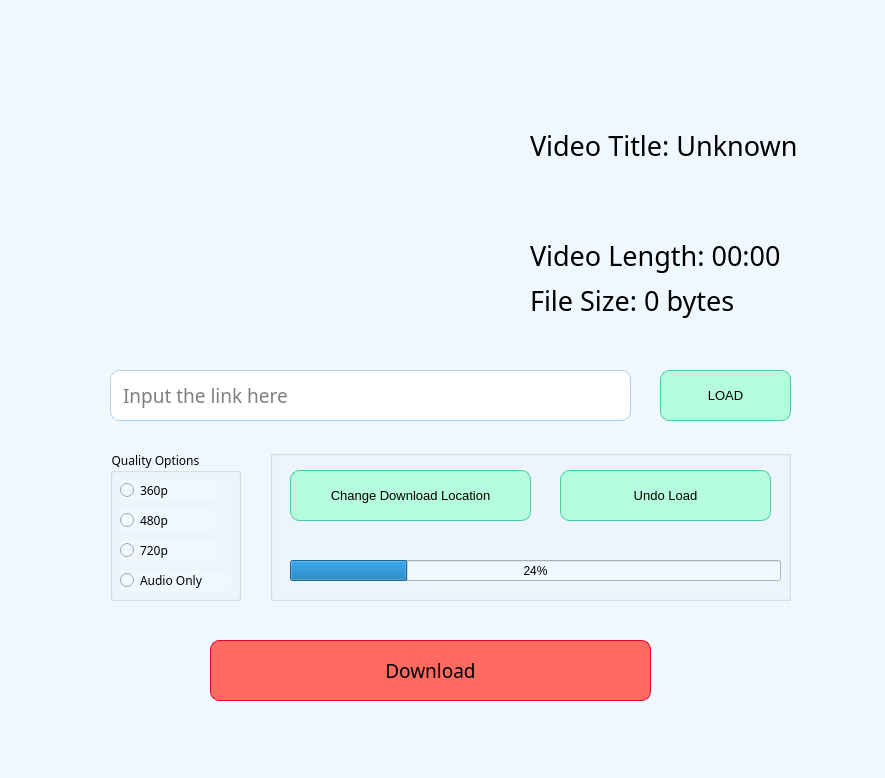
<?xml version="1.0" encoding="UTF-8"?>
<ui version="4.0">
 <class>MainWindow</class>
 <widget class="QMainWindow" name="MainWindow">
  <property name="geometry">
   <rect>
    <x>0</x>
    <y>0</y>
    <width>885</width>
    <height>778</height>
   </rect>
  </property>
  <property name="windowTitle">
   <string>MainWindow</string>
  </property>
  <property name="styleSheet">
   <string notr="true">background: aliceblue</string>
  </property>
  <widget class="QWidget" name="centralwidget">
   <widget class="QLabel" name="video_image_lbl">
    <property name="geometry">
     <rect>
      <x>110</x>
      <y>70</y>
      <width>401</width>
      <height>261</height>
     </rect>
    </property>
    <property name="styleSheet">
     <string notr="true">border-radius: 8px</string>
    </property>
    <property name="text">
     <string/>
    </property>
    <property name="pixmap">
     <pixmap>img/yt_placeholder.jpg</pixmap>
    </property>
    <property name="scaledContents">
     <bool>true</bool>
    </property>
   </widget>
   <widget class="QLabel" name="video_title_lbl">
    <property name="geometry">
     <rect>
      <x>530</x>
      <y>80</y>
      <width>341</width>
      <height>131</height>
     </rect>
    </property>
    <property name="font">
     <font>
      <family>ALSSchlangeslab-Bold</family>
      <pointsize>20</pointsize>
     </font>
    </property>
    <property name="text">
     <string>Video Title: Unknown</string>
    </property>
    <property name="scaledContents">
     <bool>true</bool>
    </property>
   </widget>
   <widget class="QLabel" name="video_length_lbl">
    <property name="geometry">
     <rect>
      <x>530</x>
      <y>230</y>
      <width>331</width>
      <height>51</height>
     </rect>
    </property>
    <property name="font">
     <font>
      <family>ALSSchlangeslab-Bold</family>
      <pointsize>20</pointsize>
     </font>
    </property>
    <property name="text">
     <string>Video Length: 00:00</string>
    </property>
   </widget>
   <widget class="QLabel" name="file_size_lbl">
    <property name="geometry">
     <rect>
      <x>530</x>
      <y>280</y>
      <width>311</width>
      <height>41</height>
     </rect>
    </property>
    <property name="font">
     <font>
      <family>ALSSchlangeslab-Bold</family>
      <pointsize>20</pointsize>
     </font>
    </property>
    <property name="text">
     <string>File Size: 0 bytes</string>
    </property>
   </widget>
   <widget class="QGroupBox" name="quality_options_box">
    <property name="geometry">
     <rect>
      <x>110</x>
      <y>450</y>
      <width>131</width>
      <height>151</height>
     </rect>
    </property>
    <property name="font">
     <font>
      <family>ALSSchlangeslab-Bold</family>
      <pointsize>9</pointsize>
     </font>
    </property>
    <property name="title">
     <string>Quality Options</string>
    </property>
    <widget class="QRadioButton" name="lq_radio_btn">
     <property name="geometry">
      <rect>
       <x>10</x>
       <y>30</y>
       <width>95</width>
       <height>20</height>
      </rect>
     </property>
     <property name="font">
      <font>
       <family>ALSSchlangeslab-Bold</family>
       <pointsize>9</pointsize>
      </font>
     </property>
     <property name="cursor">
      <cursorShape>PointingHandCursor</cursorShape>
     </property>
     <property name="text">
      <string>360p</string>
     </property>
    </widget>
    <widget class="QRadioButton" name="hq_radio_btn">
     <property name="geometry">
      <rect>
       <x>10</x>
       <y>90</y>
       <width>95</width>
       <height>20</height>
      </rect>
     </property>
     <property name="font">
      <font>
       <family>ALSSchlangeslab-Bold</family>
       <pointsize>9</pointsize>
      </font>
     </property>
     <property name="cursor">
      <cursorShape>PointingHandCursor</cursorShape>
     </property>
     <property name="text">
      <string>720p</string>
     </property>
    </widget>
    <widget class="QRadioButton" name="mq_radio_btn">
     <property name="geometry">
      <rect>
       <x>10</x>
       <y>60</y>
       <width>95</width>
       <height>20</height>
      </rect>
     </property>
     <property name="font">
      <font>
       <family>ALSSchlangeslab-Bold</family>
       <pointsize>9</pointsize>
      </font>
     </property>
     <property name="cursor">
      <cursorShape>PointingHandCursor</cursorShape>
     </property>
     <property name="text">
      <string>480p</string>
     </property>
    </widget>
    <widget class="QRadioButton" name="audio_only_radio_btn">
     <property name="geometry">
      <rect>
       <x>10</x>
       <y>120</y>
       <width>111</width>
       <height>21</height>
      </rect>
     </property>
     <property name="font">
      <font>
       <family>ALSSchlangeslab-Bold</family>
       <pointsize>9</pointsize>
      </font>
     </property>
     <property name="cursor">
      <cursorShape>PointingHandCursor</cursorShape>
     </property>
     <property name="text">
      <string>Audio Only</string>
     </property>
    </widget>
   </widget>
   <widget class="QGroupBox" name="contol_box">
    <property name="geometry">
     <rect>
      <x>270</x>
      <y>450</y>
      <width>521</width>
      <height>151</height>
     </rect>
    </property>
    <property name="title">
     <string/>
    </property>
    <widget class="QProgressBar" name="dwnld_progress_bar">
     <property name="geometry">
      <rect>
       <x>20</x>
       <y>110</y>
       <width>491</width>
       <height>21</height>
      </rect>
     </property>
     <property name="value">
      <number>24</number>
     </property>
    </widget>
    <widget class="QPushButton" name="change_dir_btn">
     <property name="geometry">
      <rect>
       <x>20</x>
       <y>20</y>
       <width>241</width>
       <height>51</height>
      </rect>
     </property>
     <property name="font">
      <font>
       <pointsize>10</pointsize>
      </font>
     </property>
     <property name="cursor">
      <cursorShape>PointingHandCursor</cursorShape>
     </property>
     <property name="styleSheet">
      <string notr="true">border-radius: 9px;
background-color: #B5FBDD;
border: 1px solid #45D09E</string>
     </property>
     <property name="text">
      <string>Change Download Location</string>
     </property>
    </widget>
    <widget class="QPushButton" name="undo_load_btn">
     <property name="geometry">
      <rect>
       <x>290</x>
       <y>20</y>
       <width>211</width>
       <height>51</height>
      </rect>
     </property>
     <property name="font">
      <font>
       <pointsize>10</pointsize>
      </font>
     </property>
     <property name="cursor">
      <cursorShape>PointingHandCursor</cursorShape>
     </property>
     <property name="styleSheet">
      <string notr="true">border-radius: 9px;
background-color: #B5FBDD;
border: 1px solid #45D09E</string>
     </property>
     <property name="text">
      <string>Undo Load</string>
     </property>
    </widget>
   </widget>
   <widget class="QLineEdit" name="url_input">
    <property name="geometry">
     <rect>
      <x>110</x>
      <y>370</y>
      <width>521</width>
      <height>51</height>
     </rect>
    </property>
    <property name="font">
     <font>
      <family>ALSSchlangeslab-Bold</family>
      <pointsize>14</pointsize>
     </font>
    </property>
    <property name="styleSheet">
     <string notr="true">border-radius: 9px;
padding: 5px 10px;
background-color: white;
border: 1px solid #AFCFEA</string>
    </property>
    <property name="placeholderText">
     <string>Input the link here</string>
    </property>
   </widget>
   <widget class="QPushButton" name="load_btn">
    <property name="geometry">
     <rect>
      <x>660</x>
      <y>370</y>
      <width>131</width>
      <height>51</height>
     </rect>
    </property>
    <property name="font">
     <font>
      <pointsize>10</pointsize>
     </font>
    </property>
    <property name="cursor">
     <cursorShape>PointingHandCursor</cursorShape>
    </property>
    <property name="styleSheet">
     <string notr="true">border-radius: 9px;
background-color: #B5FBDD;
border: 1px solid #45D09E;
</string>
    </property>
    <property name="text">
     <string>LOAD</string>
    </property>
   </widget>
   <widget class="QPushButton" name="download_btn">
    <property name="geometry">
     <rect>
      <x>210</x>
      <y>640</y>
      <width>441</width>
      <height>61</height>
     </rect>
    </property>
    <property name="font">
     <font>
      <family>ALSSchlangeslab-Bold</family>
      <pointsize>14</pointsize>
     </font>
    </property>
    <property name="cursor">
     <cursorShape>PointingHandCursor</cursorShape>
    </property>
    <property name="styleSheet">
     <string notr="true">border-radius: 9px;
background-color: #FF6A61;
border: 1px solid #E20338</string>
    </property>
    <property name="text">
     <string>Download</string>
    </property>
   </widget>
  </widget>
  <widget class="QMenuBar" name="menubar">
   <property name="geometry">
    <rect>
     <x>0</x>
     <y>0</y>
     <width>885</width>
     <height>26</height>
    </rect>
   </property>
  </widget>
  <widget class="QStatusBar" name="statusbar"/>
 </widget>
 <resources/>
 <connections/>
</ui>
